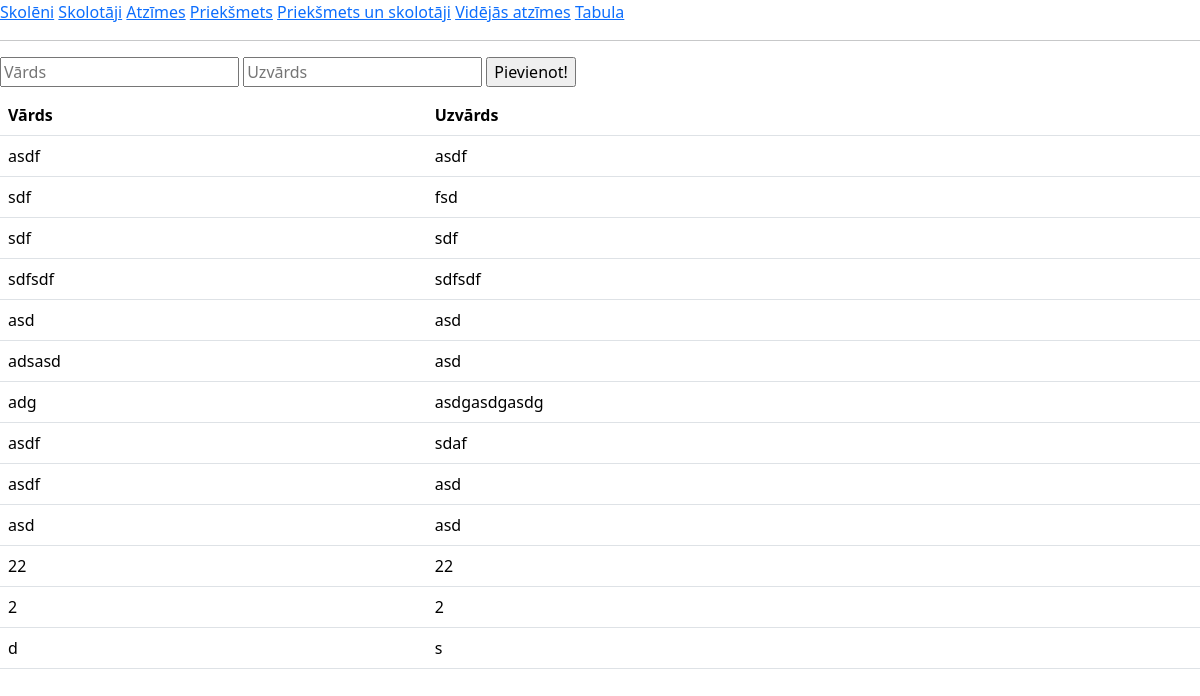
The app's page /skolotaji with its own data.
### tables this page shows
CREATE TABLE skolotaju(
        id INTEGER PRIMARY KEY AUTOINCREMENT,
        vards TEXT NOT NULL,
        uzvards TEXT NOT NULL
        );

### main.py (the view, shortened to what this page needs)
@app.route("/skolotaji", methods=["POST", "GET"])
def skolotaju():
    skolotaju_db = iegut_skolotaju()
    print(skolotaju_db)
    return render_template("skolotaji.html", aizsutitais = "", skolotaju = skolotaju_db)

### dati.py (called while the page is built)
def iegut_skolotaju():
    cur = conn.cursor()
    cur.execute(
        f"""
        SELECT vards, uzvards FROM skolotaju
        """
    )
    conn.commit()
    dati = cur.fetchall()
    return dati

### templates/skolotaji.html (shortened to what this page needs)
{% extends 'skoleni.html'%}
{% block saturs %}
<form method="post">
    <input type="text" id="vards" name="vards" placeholder="Vārds">
    <input type="text" id="uzvards" name="uzvards" placeholder="Uzvārds">
    <input type="submit" value="Pievienot!">
    <table class="table">
        <tr>
          <th>Vārds</th>
          <th>Uzvārds</th>
        </tr>
        {% for viens in skolotaju %}
            <tr>
              <td>{{viens[0]}}</td>
              <td>{{viens[1]}}</td>
            </tr>
        {% endfor %}
    </table>
</form>
{% endblock %}

### records on screen
skolotaju: vards "asdf", uzvards "asdf"
skolotaju: vards "sdf", uzvards "fsd"
skolotaju: vards "sdf", uzvards "sdf"
skolotaju: vards "sdfsdf", uzvards "sdfsdf"
skolotaju: vards "asd", uzvards "asd"
skolotaju: vards "adsasd", uzvards "asd"
skolotaju: vards "adg", uzvards "asdgasdgasdg"
skolotaju: vards "asdf", uzvards "sdaf"
skolotaju: vards "asdf", uzvards "asd"
skolotaju: vards "asd", uzvards "asd"
skolotaju: vards "22", uzvards "22"
skolotaju: vards "2", uzvards "2"
skolotaju: vards "d", uzvards "s"
